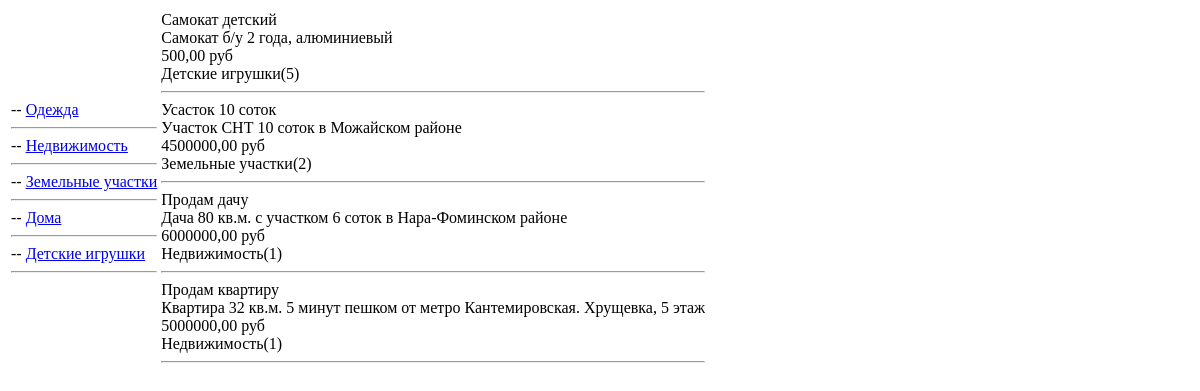
Before: / with the older database file.
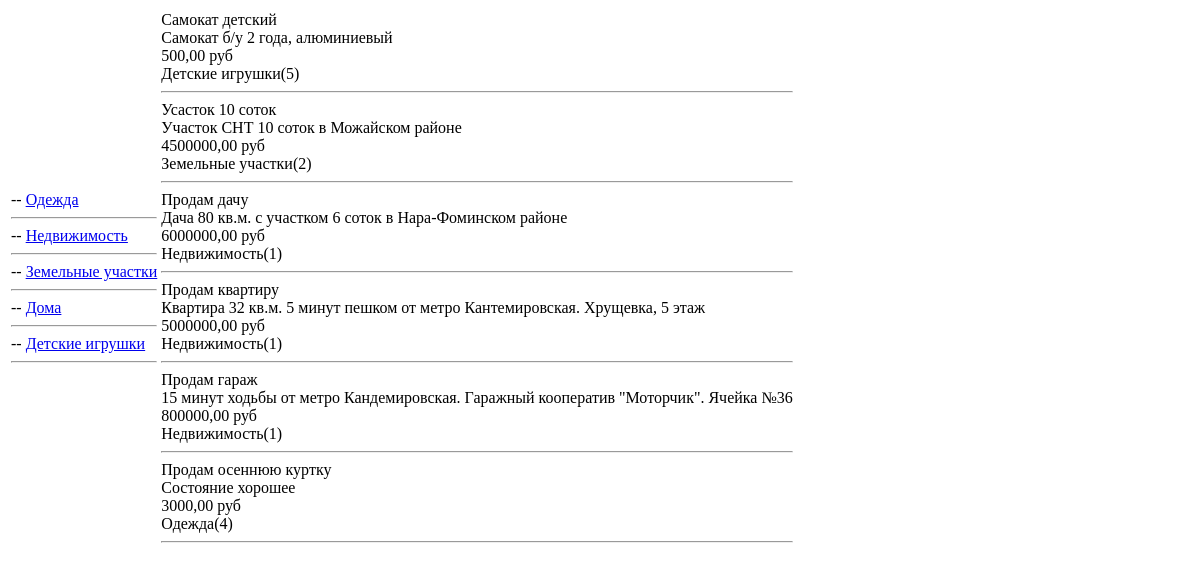
After: the same page with the newer database file.
### bb/models.py (models this page shows, shortened)
class Rubric(models.Model):
    name = models.CharField(max_length=100,
                            verbose_name="Название",
                            unique=True)
    parent = models.ForeignKey('self',
                               on_delete=models.SET_NULL,
                               verbose_name="Родительская рубрика",
                               null=True,
                               default=None,
                               blank=True)
    def __str__(self):
        return f"{self.name}({self.pk})"
    class Meta:
        verbose_name = 'Рубрика'
        verbose_name_plural = 'Рубрики'
        ordering = ['-name']

class Bulletin(models.Model):
    name = models.CharField(max_length=100,
                            verbose_name="Название")
    description = models.TextField(verbose_name="Описание",
                                   help_text="Текст неограниченной длинны")
    cost = models.DecimalField(decimal_places=2, max_digits=11)
    curr = models.CharField(max_length=3,
                            verbose_name="Валюта")
    rubric = models.ForeignKey(Rubric,
                               on_delete=models.PROTECT,
                               verbose_name="Рубрика")
    create_timestamp = models.DateTimeField(auto_now_add=True,
                                            verbose_name="Метка даты/времени создания записи",
                                            blank=True)
    update_timestamp = models.DateTimeField(auto_now=True,
                                            verbose_name="Метка даты/времени изменения записи",
                                            blank=True)
    picture = models.ImageField(verbose_name="Изображение",
                                upload_to="img",
                                blank=True)
    class Meta:
        verbose_name = 'Объявление'
        verbose_name_plural = 'Объявления'
        ordering = ['-rubric', '-cost']
        unique_together = ('name', 'description', 'cost')
        permissions = (
            ('alcohol', 'Права на покупку алкоголя'),
        )
        default_permissions = ('add', 'view', 'change', 'delete', 'alcohol')

### bb/views.py (the view)
# urls.py: path('', index, name="index"),
def index(request):
    rubrics = RubricModel.objects.all()
    bbs = BulletinModel.objects.all()
    return TemplateResponse(request,
                            'bb/index.html',
                            context={"rubrics": rubrics,
                                     "bbs": bbs})

### bb/templates/bb/index.html (shortened to what this page needs)
{% extends 'bb/root.html' %}
{% block body_content %}
<table>
    <tr>
        <td>
        {% for rubric in rubrics %}
            -- <a href="{% url 'bb_by_rubric' rubric.pk %}">{{ rubric.name }}</a>
        <hr>
        {% endfor %}
        </td>
        <td>
            {% for bb in bbs %}
                {{ bb.name }} <br>
                {{ bb.description }} <br>
                {{ bb.cost }} {{ bb.curr }} <br>
                {{ bb.rubric }}
                <hr>
            {% endfor %}
        </td>
    </tr>
</table>
{% endblock body_content %}

### bb/templates/bb/root.html (shortened to what this page needs)
<!DOCTYPE html>
<html lang="en">
<head>
</head>
<body>
{% block body_content %}
{% endblock body_content %}
</body>
</html>

Changed rows visible on the page:
added Bulletin: name "Продам гараж", description "15 минут ходьбы от метро Кандемировская. Гаражный кооператив \"Моторчик\". Ячейка №36", cost "800000,00", curr "руб", rubric "Недвижимость(1)"
added Bulletin: name "Продам осеннюю куртку", description "Состояние хорошее", cost "3000,00", curr "руб", rubric "Одежда(4)"
